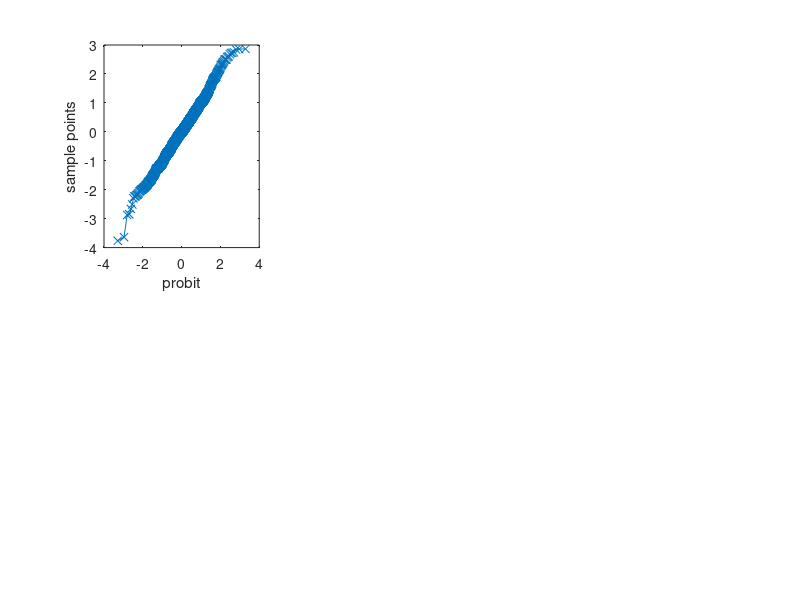

Reproduce this figure in MATLAB. (Note: this script raises an error after producing the figure.)
% Example data
val = randn(1000,6);
valRel = randn(1000,6);
valRoe = randn(1000,6);

% Plot Cartesian
figure;
for i = 1:6
    subplot(2, 3, i);
    qqplot(val(:, i));
    plot_latex([], 'Theoretical Quantiles', 'Sample Quantiles', '', ...
               sprintf('Q-Q Plot: Dim %d', i), '');
end
% sgtitle('Cartesian', 'FontWeight', 'bold');

% Plot Hillframe
figure;
for i = 1:6
    subplot(2, 3, i);
    qqplot(valRel(:, i));
    plot_latex([], 'Theoretical Quantiles', 'Sample Quantiles', '', ...
               sprintf('Q-Q Plot: Dim %d', i), '');
end
% sgtitle('Hillframe', 'FontWeight', 'bold');
% 
% Plot ROE
figure;
for i = 1:6
    subplot(2, 3, i);
    qqplot(valRoe(:, i));
    plot_latex([], 'Theoretical Quantiles', 'Sample Quantiles', '', ...
               sprintf('Q-Q Plot: Dim %d', i), '');
end
% sgtitle('ROE', 'FontWeight', 'bold');
